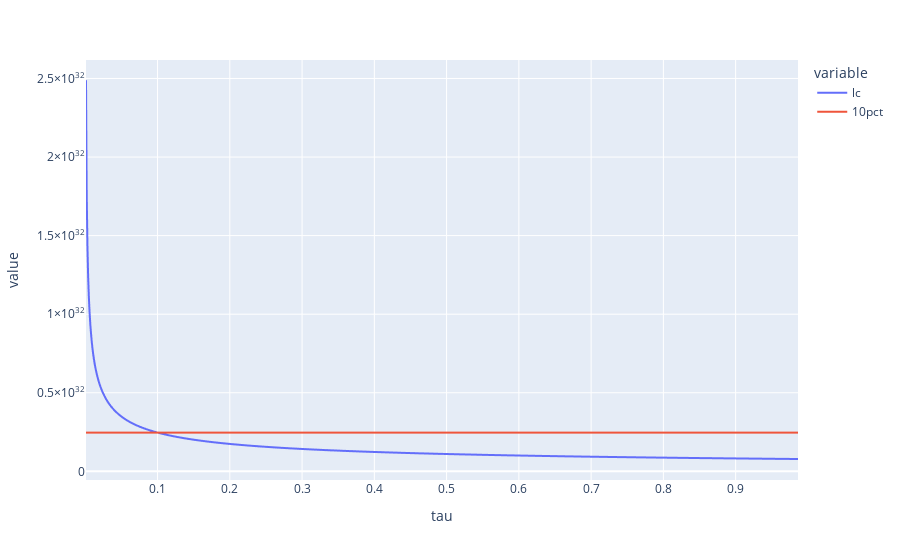

The cell this chart's notebook holds for it:
### Code cell
px.line(pd.DataFrame({'tau':tau, 'lc':lc_LAT, '10pct':np.ones(1000)*LAT_F[0]}), x='tau', y=['lc', '10pct'])

### Figure 1 — Plotly figure (JSON) as saved in the notebook; plotly's stock layout.template omitted (floating-point values rounded to 4 significant figures; data arrays with more than 128 entries replaced by an {"elided": "..."} marker saying what was removed)
{"data": [{"hovertemplate": "variable=lc<br>tau=%{x}<br>value=%{y}<extra></extra>", "legendgroup": "lc", "line": {"color": "#636efa", "dash": "solid"}, "marker": {"symbol": "circle"}, "mode": "lines", "name": "lc", "showlegend": true, "type": "scattergl", "x": {"elided": "1000 float values"}, "xaxis": "x", "y": {"elided": "1000 float values"}, "yaxis": "y"}, {"hovertemplate": "variable=10pct<br>tau=%{x}<br>value=%{y}<extra></extra>", "legendgroup": "10pct", "line": {"color": "#EF553B", "dash": "solid"}, "marker": {"symbol": "circle"}, "mode": "lines", "name": "10pct", "showlegend": true, "type": "scattergl", "x": {"elided": "1000 float values"}, "xaxis": "x", "y": {"elided": "1000 float values"}, "yaxis": "y"}], "layout": {"legend": {"title": {"text": "variable"}, "tracegroupgap": 0}, "margin": {"t": 60}, "xaxis": {"anchor": "y", "domain": [0, 1], "title": {"text": "tau"}}, "yaxis": {"anchor": "x", "domain": [0, 1], "title": {"text": "value"}}}}
